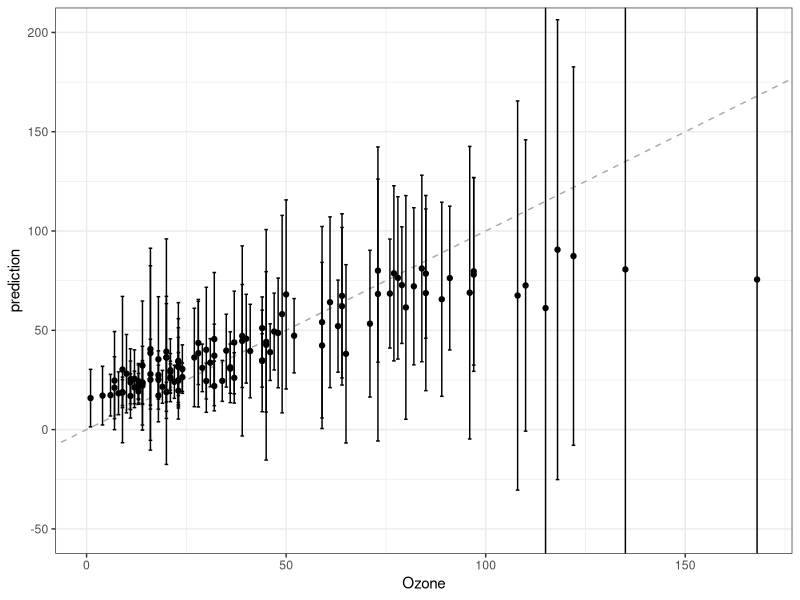
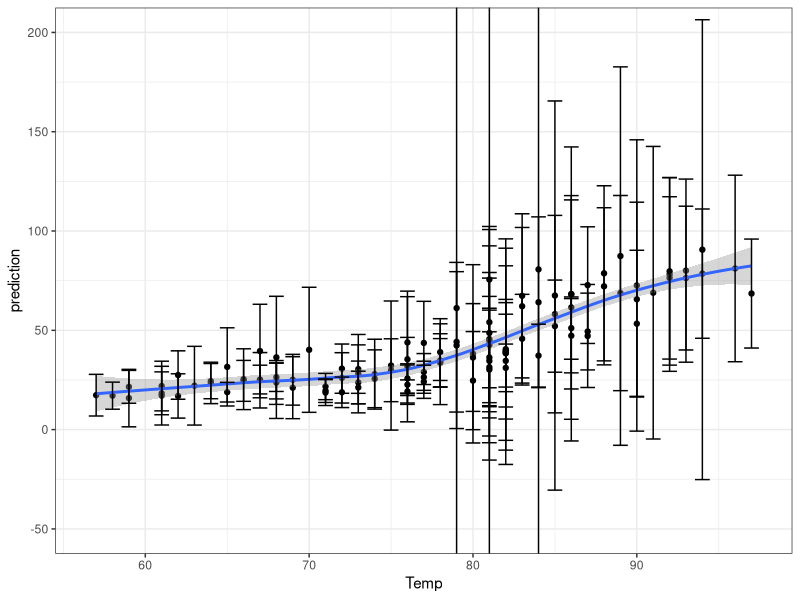
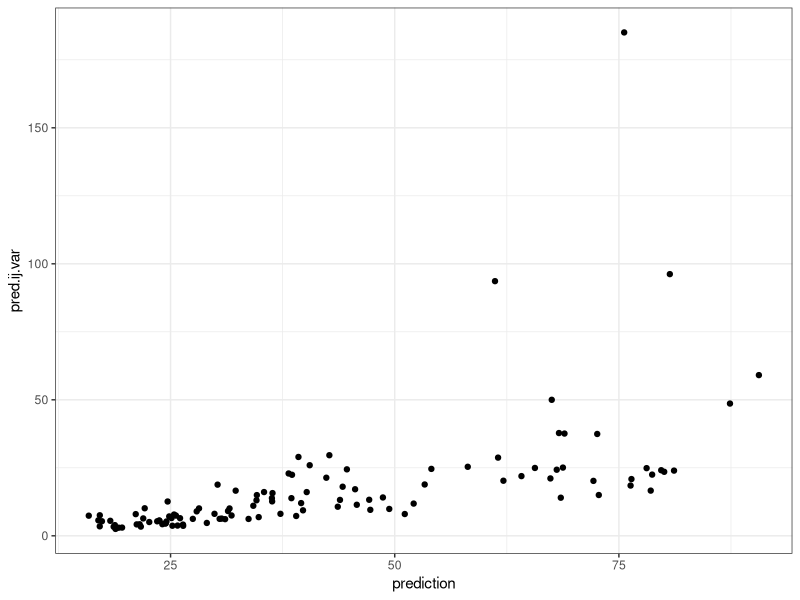

Reproduce these figures in R, in order.
## function adapted from Stefan Wager
  # https://github.com/swager/randomForestCI

# change the randomForest function so it counts times in bag, not yes/no
  # if error, make sure the updated version of randomForest is installed
  # devtools::install_github('cole-brokamp/randomForest')

library(randomForest)

data(airquality)
d <- na.omit(airquality)
set.seed(6655)

rf <- randomForest(Ozone ~ ., data=d,
                   keep.inbag=T,
                   # sampsize=nrow(d),
                   sampsize=floor(nrow(d)^0.7),
                   # replace=FALSE,
                   ntree=nrow(d)*50)
#### my attempt ####
# rfPredVar <- function(rf,pred.data=NULL,num.cores=1,CI=FALSE) {
#   # must have in.bag
#   # rf$inbag is n x B matrix
#   if (is.null(rf$inbag)) {
#     stop("Random forest must be trained with keep.inbag = TRUE")
#   }
#   
#   # by default the keep.inbag produces indicator matrix does NOT count how many times
#   # only that it was or was not used
#   # valid for subsampling, but HOW TO FIX THIS? for bootstrap sampling
#   if (length(unique(colSums(rf$inbag))) > 1) {
#     stop("The keep.inbag field must store the number of times each observation was used")
#   }
#   
#   B <- rf$ntree
#   n <- length(rf$y)
#   s <- sum(rf$inbag) / B
#   N <- rf$inbag
#   
#   preds <- predict(rf, newdata=pred.data, predict.all = TRUE)
#   agg.preds <- preds$aggregate
#   tree.preds <- preds$individual
#   
#   ij.var <- function(t.pred) {
#     C.i <- function(i) sum(sapply(1:B,function(b) {
#       (N[i,b] - (s/n)) * (tree.preds[t.pred,b] - agg.preds[t.pred])
#     }))/B
#     raw.ij.var <- sum(sapply(1:n,C.i)^2)
#     v.hat <- sum(sapply(1:B,function(b) (tree.preds[t.pred,b] - agg.preds[t.pred])^2)) / B
#     correction <- ( (s*(n - s)) / n ) * (v.hat / B)
#     return(data.frame('pred.ij.var'=raw.ij.var - correction))
#   }
#   
#   out <- data.frame('prediction' = agg.preds,
#                     CB::CBapply(seq_along(agg.preds),ij.var,num.cores=num.cores))
#   if (CI) {
#     out <- data.frame(out,
#                       'l.ci' = out$prediction - (out$pred.ij.var * qnorm(0.975,lower.tail=T)),
#                       'u.ci' = out$prediction + (out$pred.ij.var * qnorm(0.975,lower.tail=T)))
#   }
#   return(out)
# }

##### ####

rfPredVar <- function(rf,pred.data=NULL,CI=FALSE) {
  
  if (is.null(rf$inbag)) {
    stop("Random forest must be trained with keep.inbag = TRUE")
  }

  if (length(unique(colSums(rf$inbag))) > 1) {
    stop("The keep.inbag field must store the number of times each observation was used")
  }
  
  B <- rf$ntree
  n <- length(rf$y)
  s <- sum(rf$inbag) / B
  
  N <- Matrix::Matrix(rf$inbag,sparse=TRUE)
  N.avg <- Matrix::Matrix(Matrix::rowMeans(N),nrow(N),1)
  
  preds <- predict(rf, newdata=pred.data, predict.all = TRUE)
  pred <- preds$individual
  agg.preds <- rowMeans(pred)
  class(pred) <- "numeric" # in case classification
  
  pred.centered <- pred - rowMeans(pred)
  pred.centered.sums <- Matrix::Matrix(rowSums(pred.centered), 1, nrow(pred.centered))

  C = N %*% t(pred.centered) - N.avg %*% pred.centered.sums
  raw.IJ = Matrix::colSums(C^2) / B^2
  
  N.var <-  mean(Matrix::rowMeans(N^2) - Matrix::rowMeans(N)^2)
  boot.var <-  rowSums(pred.centered^2) / B
  bias.correction <-  n * N.var * boot.var / B
  pred.ij.var <- raw.IJ - bias.correction
  
  out <- data.frame('prediction' = agg.preds,pred.ij.var)
  if (CI) {
    out <- data.frame(out,
                      'l.ci' = out$prediction - (out$pred.ij.var * qnorm(0.975,lower.tail=T)),
                      'u.ci' = out$prediction + (out$pred.ij.var * qnorm(0.975,lower.tail=T)))
  }
  return(out)
}

rf.preds <- rfPredVar(rf,pred.data=d,CI=TRUE)

d.preds <- cbind(d,rf.preds)

library(ggplot2)

ggplot(d.preds,aes(Ozone,prediction)) +
  geom_abline(intercept=0,slope=1,lty=2,color='darkgrey') +
  geom_point() +
  coord_cartesian(ylim=c(-50,200)) +
  geom_errorbar(aes(ymax = u.ci, ymin=l.ci)) +
  theme_bw()

ggplot(d.preds,aes(Temp,prediction)) +
  geom_point() +
  stat_smooth() +
  coord_cartesian(ylim=c(-50,200)) +
  geom_errorbar(aes(ymax = u.ci, ymin=l.ci)) +
  theme_bw()

ggplot(d.preds,aes(prediction,pred.ij.var)) +
  geom_point() +
  theme_bw()

